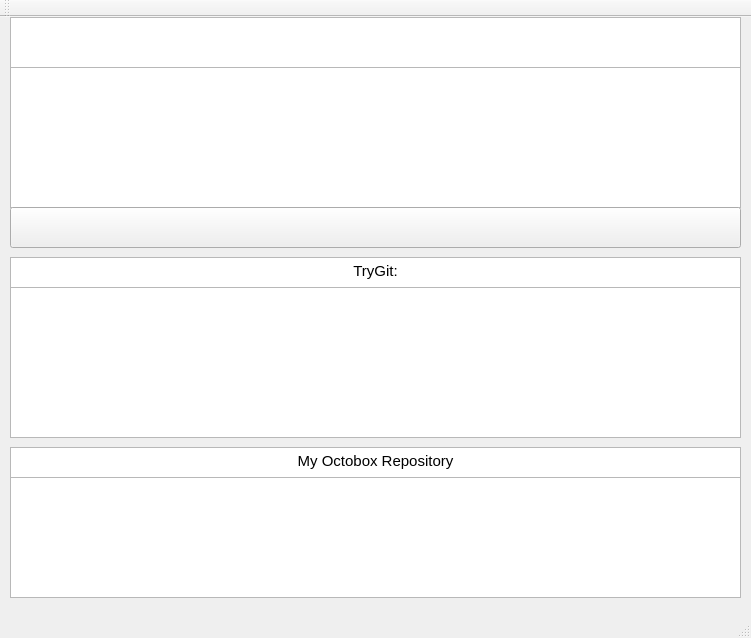
<?xml version="1.0" encoding="UTF-8"?>
<ui version="4.0">
 <class>git_tutorial</class>
 <widget class="QMainWindow" name="git_tutorial">
  <property name="geometry">
   <rect>
    <x>0</x>
    <y>0</y>
    <width>751</width>
    <height>638</height>
   </rect>
  </property>
  <property name="sizePolicy">
   <sizepolicy hsizetype="Preferred" vsizetype="Preferred">
    <horstretch>0</horstretch>
    <verstretch>0</verstretch>
   </sizepolicy>
  </property>
  <property name="minimumSize">
   <size>
    <width>751</width>
    <height>638</height>
   </size>
  </property>
  <property name="maximumSize">
   <size>
    <width>751</width>
    <height>638</height>
   </size>
  </property>
  <property name="windowTitle">
   <string>git_tutorial</string>
  </property>
  <widget class="QWidget" name="centralWidget">
   <widget class="QTextBrowser" name="Headline">
    <property name="geometry">
     <rect>
      <x>10</x>
      <y>0</y>
      <width>731</width>
      <height>51</height>
     </rect>
    </property>
    <property name="font">
     <font>
      <pointsize>20</pointsize>
      <weight>50</weight>
      <italic>false</italic>
      <bold>false</bold>
     </font>
    </property>
   </widget>
   <widget class="QTextBrowser" name="Description">
    <property name="geometry">
     <rect>
      <x>10</x>
      <y>50</y>
      <width>731</width>
      <height>141</height>
     </rect>
    </property>
   </widget>
   <widget class="QTextBrowser" name="Repository">
    <property name="geometry">
     <rect>
      <x>10</x>
      <y>460</y>
      <width>731</width>
      <height>121</height>
     </rect>
    </property>
   </widget>
   <widget class="QPushButton" name="Command">
    <property name="geometry">
     <rect>
      <x>10</x>
      <y>190</y>
      <width>731</width>
      <height>41</height>
     </rect>
    </property>
    <property name="font">
     <font>
      <pointsize>15</pointsize>
      <weight>75</weight>
      <bold>true</bold>
     </font>
    </property>
    <property name="styleSheet">
     <string notr="true">text-align: left;</string>
    </property>
    <property name="text">
     <string/>
    </property>
   </widget>
   <widget class="Console" name="Shell">
    <property name="geometry">
     <rect>
      <x>10</x>
      <y>270</y>
      <width>731</width>
      <height>151</height>
     </rect>
    </property>
   </widget>
   <widget class="QTextBrowser" name="textBrowser">
    <property name="geometry">
     <rect>
      <x>10</x>
      <y>240</y>
      <width>731</width>
      <height>31</height>
     </rect>
    </property>
    <property name="html">
     <string>&lt;!DOCTYPE HTML PUBLIC &quot;-//W3C//DTD HTML 4.0//EN&quot; &quot;http://www.w3.org/TR/REC-html40/strict.dtd&quot;&gt;
&lt;html&gt;&lt;head&gt;&lt;meta name=&quot;qrichtext&quot; content=&quot;1&quot; /&gt;&lt;style type=&quot;text/css&quot;&gt;
p, li { white-space: pre-wrap; }
&lt;/style&gt;&lt;/head&gt;&lt;body style=&quot; font-family:'Ubuntu'; font-size:11pt; font-weight:400; font-style:normal;&quot;&gt;
&lt;p align=&quot;center&quot; style=&quot; margin-top:0px; margin-bottom:0px; margin-left:0px; margin-right:0px; -qt-block-indent:0; text-indent:0px;&quot;&gt;TryGit:&lt;/p&gt;&lt;/body&gt;&lt;/html&gt;</string>
    </property>
   </widget>
   <widget class="QTextBrowser" name="textBrowser_2">
    <property name="geometry">
     <rect>
      <x>10</x>
      <y>430</y>
      <width>731</width>
      <height>31</height>
     </rect>
    </property>
    <property name="html">
     <string>&lt;!DOCTYPE HTML PUBLIC &quot;-//W3C//DTD HTML 4.0//EN&quot; &quot;http://www.w3.org/TR/REC-html40/strict.dtd&quot;&gt;
&lt;html&gt;&lt;head&gt;&lt;meta name=&quot;qrichtext&quot; content=&quot;1&quot; /&gt;&lt;style type=&quot;text/css&quot;&gt;
p, li { white-space: pre-wrap; }
&lt;/style&gt;&lt;/head&gt;&lt;body style=&quot; font-family:'Ubuntu'; font-size:11pt; font-weight:400; font-style:normal;&quot;&gt;
&lt;p align=&quot;center&quot; style=&quot; margin-top:0px; margin-bottom:0px; margin-left:0px; margin-right:0px; -qt-block-indent:0; text-indent:0px;&quot;&gt;My Octobox Repository&lt;/p&gt;&lt;/body&gt;&lt;/html&gt;</string>
    </property>
   </widget>
  </widget>
  <widget class="QMenuBar" name="menuBar">
   <property name="geometry">
    <rect>
     <x>0</x>
     <y>0</y>
     <width>751</width>
     <height>25</height>
    </rect>
   </property>
  </widget>
  <widget class="QToolBar" name="mainToolBar">
   <attribute name="toolBarArea">
    <enum>TopToolBarArea</enum>
   </attribute>
   <attribute name="toolBarBreak">
    <bool>false</bool>
   </attribute>
  </widget>
  <widget class="QStatusBar" name="statusBar"/>
 </widget>
 <layoutdefault spacing="6" margin="11"/>
 <customwidgets>
  <customwidget>
   <class>Console</class>
   <extends>QPlainTextEdit</extends>
   <header>git_tutorial.h</header>
  </customwidget>
 </customwidgets>
 <resources/>
 <connections/>
</ui>
